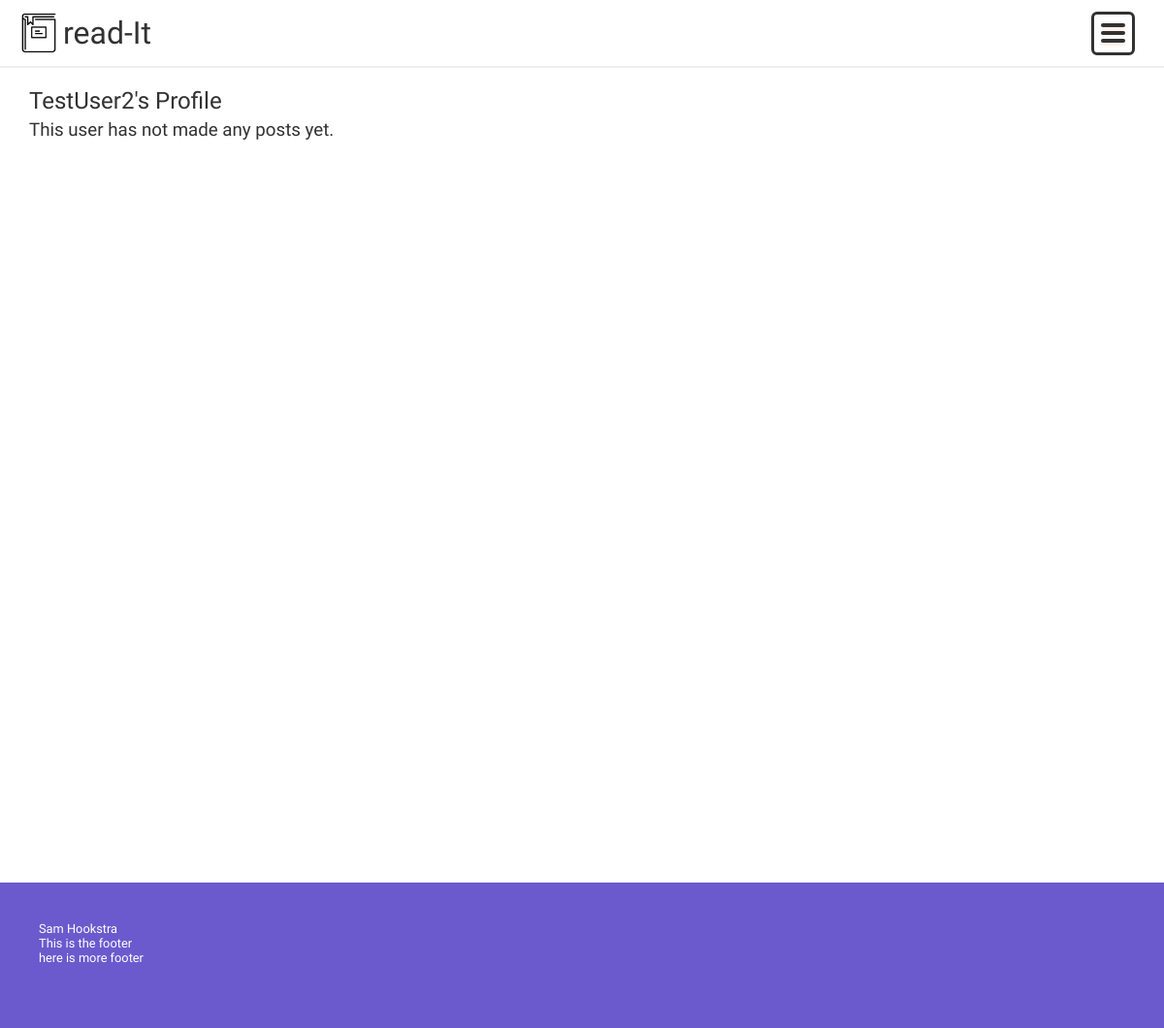
Before: /index.php?action=viewUser&userID=38 with the older database file.
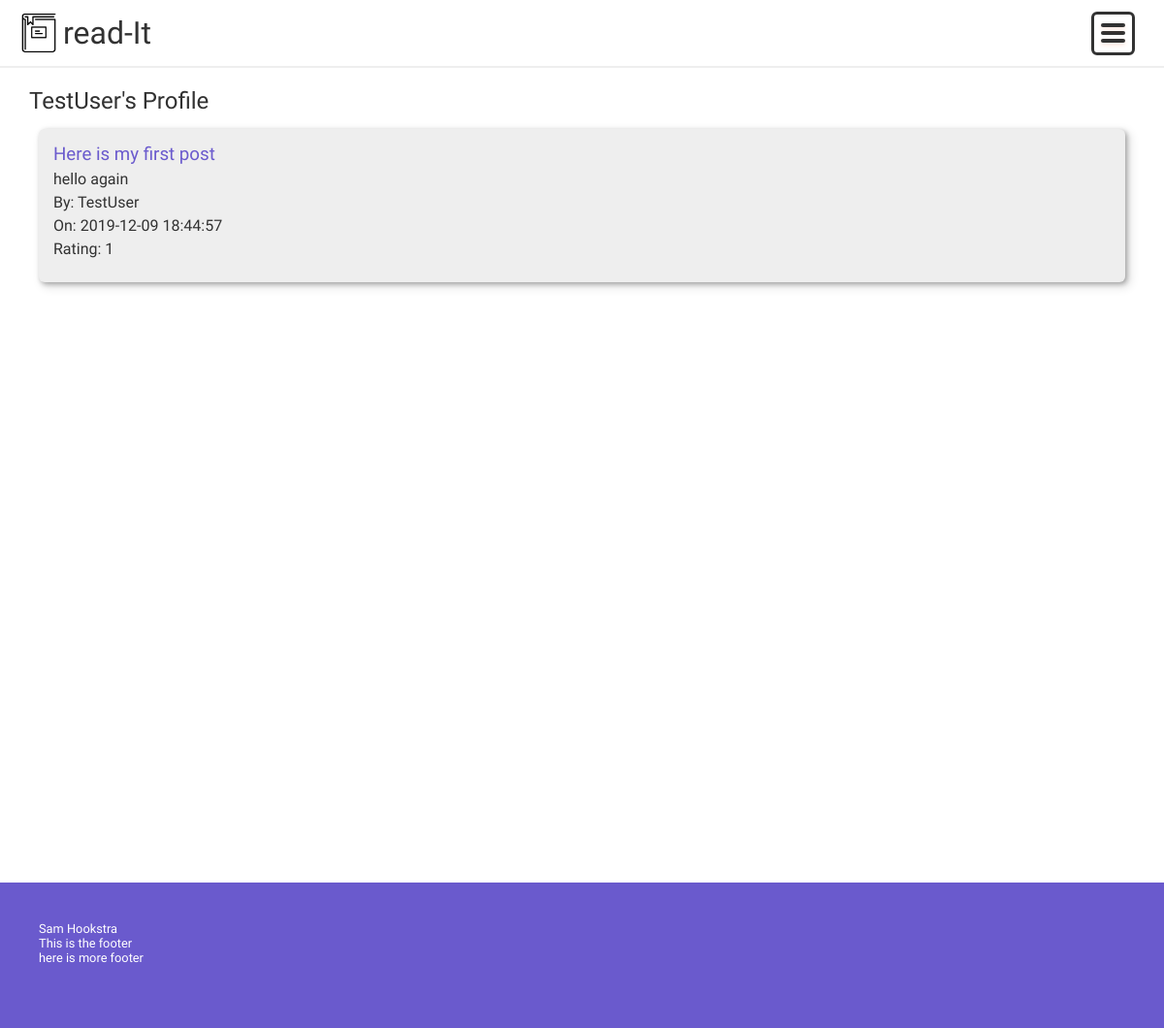
After: the same page with the newer database file.
### tables this page shows
CREATE TABLE `users` (
  `userID` int(11) NOT NULL,
  `username` varchar(32) NOT NULL,
  `email` varchar(64) NOT NULL,
  `password` varchar(128) NOT NULL
);

CREATE TABLE `posts` (
  `postID` int(11) NOT NULL,
  `subredditID` int(11) NOT NULL,
  `userID` int(11) NOT NULL,
  `postTitle` varchar(64) NOT NULL,
  `postContent` varchar(1500) NOT NULL,
  `postTime` datetime NOT NULL DEFAULT CURRENT_TIMESTAMP,
  `rating` int(11) NOT NULL DEFAULT '0'
);

### models/userDA.php (called while the page is built, shortened)
<?php
require_once('models/database.php');
require_once('models/user.php');
class userDA
{
    public static function get_all()
    {
        $db = Database::getDB();
        $queryUsers = 'SELECT * FROM users';
        $statement = $db->prepare($queryUsers);
        $statement->execute();
        $rows = $statement->fetchAll();
        foreach ($rows as $value) {
            $user = new user($value['userID'], $value['username'], $value['email'], $value['password']);
            $users[] = $user;
        }
        return $users;
    }
    public static function getUserByID($userID)
    {
        $db = Database::getDB();
        $queryUser = 'SELECT * FROM users where userID = :userID';
        $statement = $db->prepare($queryUser);
        $statement->bindValue(':userID', $userID);
        $statement->execute();
        $rows = $statement->fetchAll();
        foreach ($rows as $value) {
            $user = new user($value['userID'], $value['username'], $value['email'], $value['password']);
        }
        return $user;
    }
}

### models/user.php (called while the page is built, shortened)
<?php
class user
{
    private $userID, $username, $email, $password;
    public function __construct($userID, $username, $email, $password)
    {
        $this->username = $username;
    }
    public function getUsername()
    {
        return $this->username;
    }
}

### models/posts/postDA.php (called while the page is built, shortened)
<?php
require_once 'models/posts/post.php';
class postDA
{
    public static function get_post_by_userID($userID)
    {
        $db = Database::getDB();
        $queryPosts = 'SELECT * FROM posts WHERE userID = :userID';
        $statement = $db->prepare($queryPosts);
        $statement->bindValue(':userID', $userID);
        $statement->execute();
        $rows = $statement->fetchAll();
        $posts = [];
        foreach ($rows as $value) {
            $post = new post($value['postID'], $value['subredditID'], $value['userID'], $value['postTitle'], $value['postContent'], $value['postTime'], $value['rating']);
            array_push($posts, $post);
        }
        return $posts;
    }
}

### models/posts/post.php (called while the page is built, shortened)
<?php
class post
{
    private $postID, $subredditID, $userID, $postTitle, $postContent, $postTime, $rating;
    public function __construct($postID, $subredditID, $userID, $postTitle, $postContent, $postTime, $rating)
    {
        $this->postID = $postID;
        $this->postTitle = $postTitle;
        $this->postContent = $postContent;
        $this->postTime = $postTime;
        $this->rating = $rating;
    }
    public function getPostID()
    {
        return $this->postID;
    }
    public function getPostTitle()
    {
        return $this->postTitle;
    }
    public function getPostContent()
    {
        return $this->postContent;
    }
    public function getPostTime()
    {
        return $this->postTime;
    }
    public function getRating()
    {
        return $this->rating;
    }
}

### views/viewUser.php (shortened to what this page needs)
<!DOCTYPE html>
<html lang="en">
<?php include_once("views/components/header.php"); ?>
<body>
    <?php include_once("views/components/nav.php"); ?>
    <div class="container">
        <div class="container-main">
            <?php echo '<h2>' . htmlspecialchars($userToView->getUsername()) . '\'s Profile</h1>'; ?>
            <?php if (empty($posts)) { ?>
                <h3>This user has not made any posts yet.</h3>
            <?php } else { ?>
                <div class="posts">
                    <?php foreach ($posts as $post) : ?>
                        <div class="post">
                            <div class="post-content">
                                <h3>
                                    <a href="subredditController.php?action=viewPost&amp;postID=<?php echo $post->getPostID(); ?>">
                                        <?php echo htmlspecialchars($post->getPostTitle()) ?>
                                    </a>
                                </h3>
                                <p><?php echo htmlspecialchars($post->getPostContent()) ?></p>
                                <p><?php echo 'By: ' . htmlspecialchars(userDA::getUserByID($post->getUserID())->getUsername()) ?></p>
                                <p><?php echo 'On: ' . htmlspecialchars($post->getPostTime()) ?></p>
                                <p><?php echo 'Rating: ' . htmlspecialchars($post->getRating()); ?></p>
                            </div>
                        </div>
                    <?php endforeach ?>
                </div>
            <?php } ?>
        </div>
    </div>
    <div class="footer">
        <p>Sam Hookstra</p>
        <p>This is the footer</p>
        <p>here is more footer</p>
    </div>
</body>
</html>

Changed rows visible on the page:
changed users: username "TestUser2" → "TestUser"
added posts: postTitle "Here is my first post", postContent "hello again", Username "TestUser", postTime "2019-12-09 18:44:57", rating "1"
Other visible differences:
text no longer shown: "This user has not made any posts yet."
